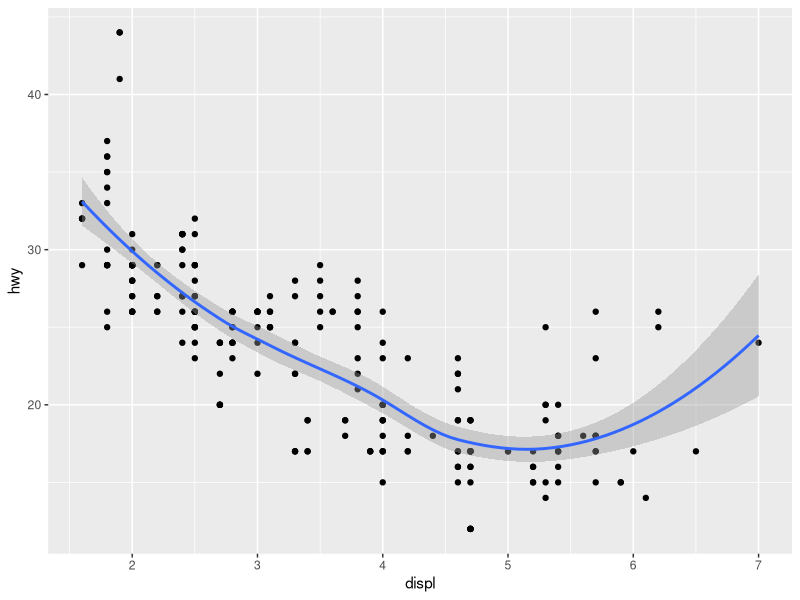
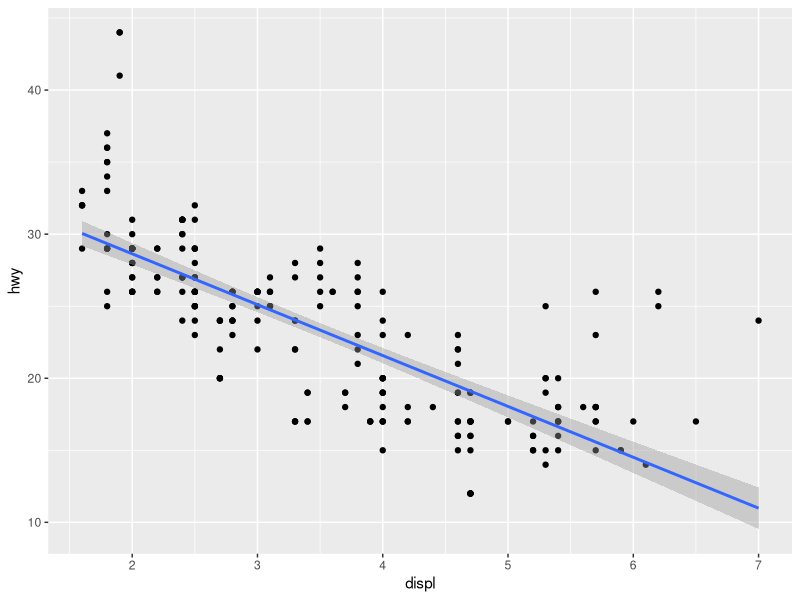
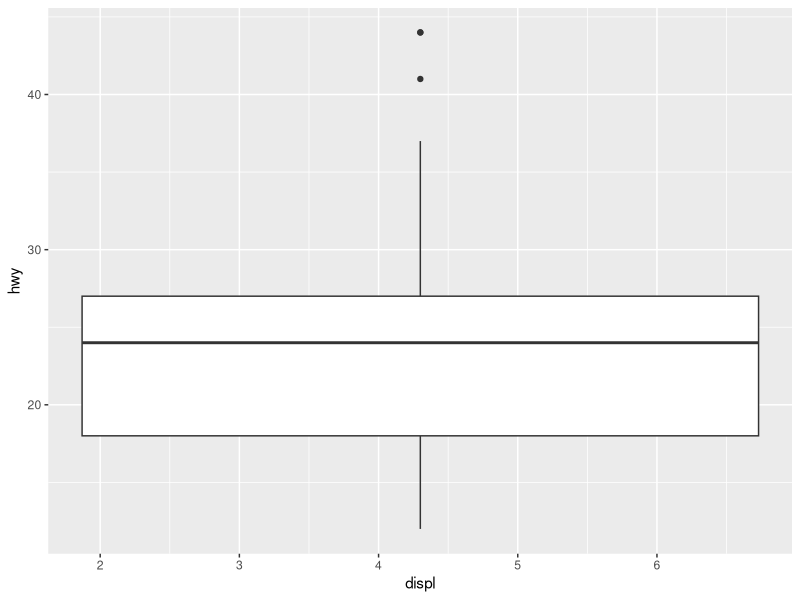
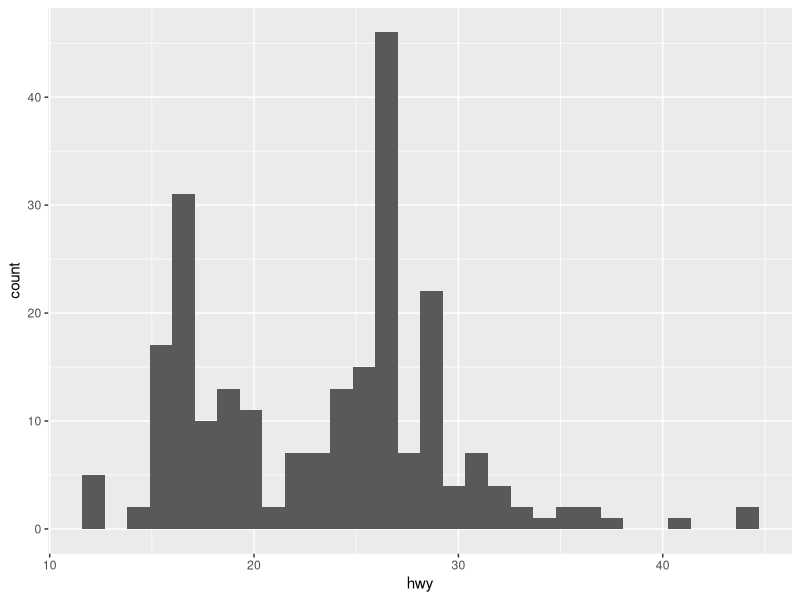
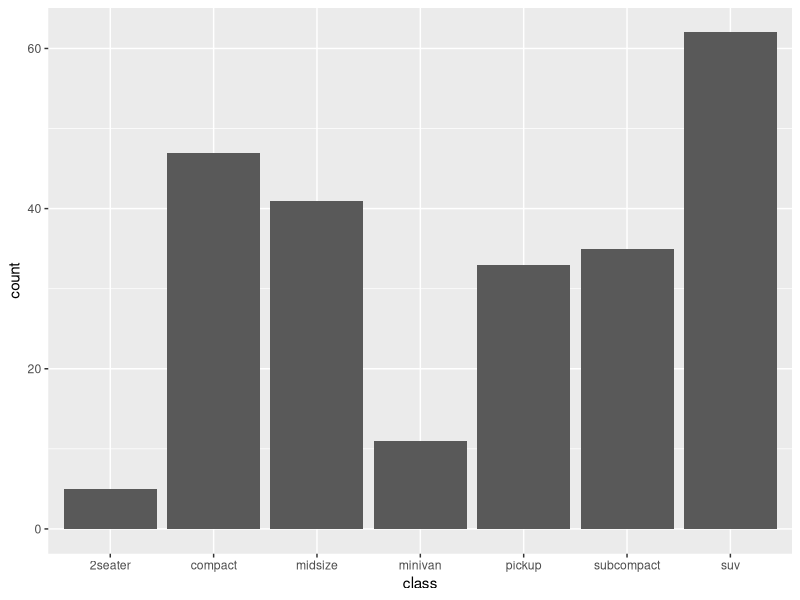
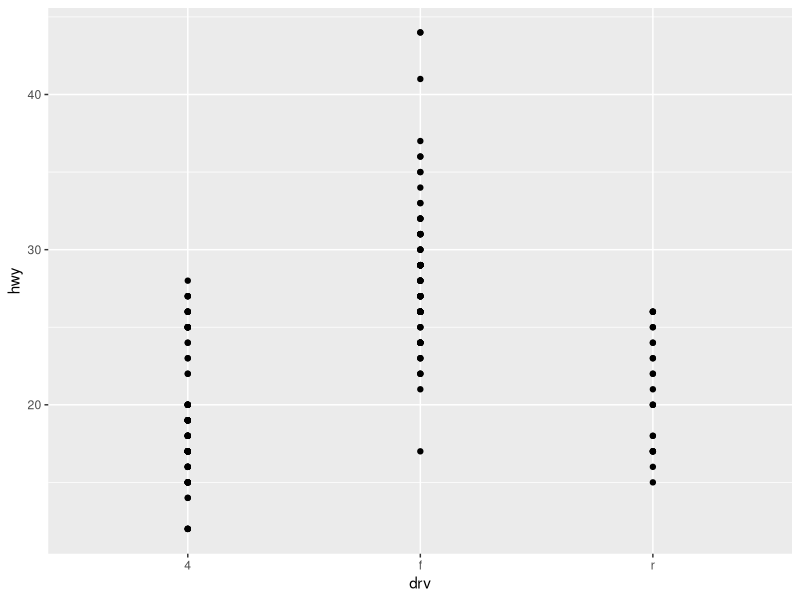
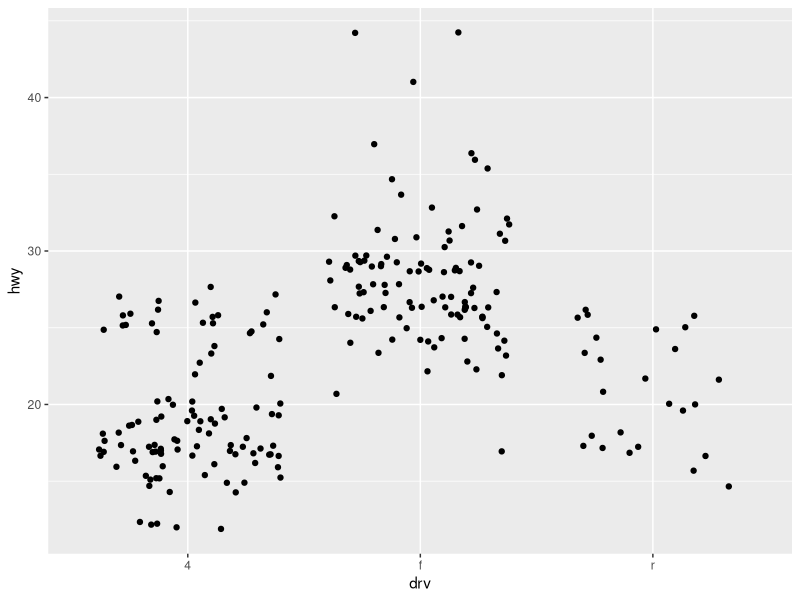
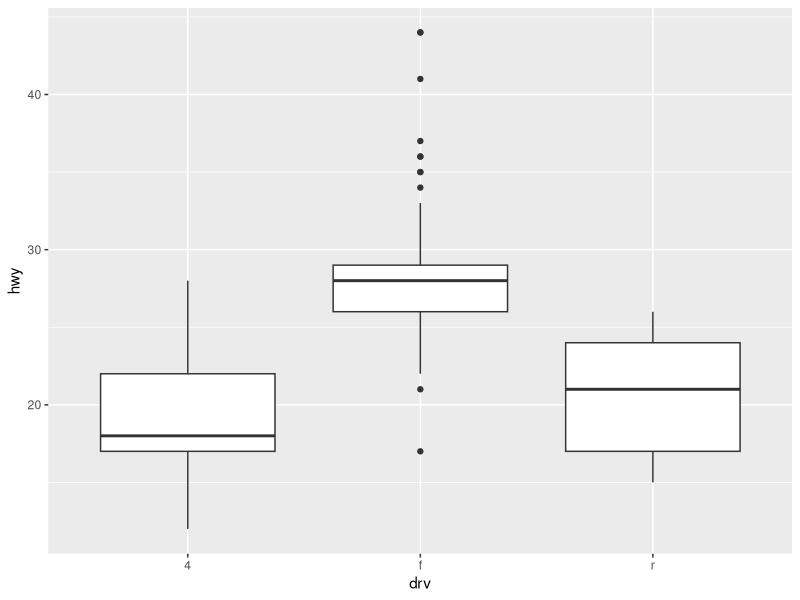

Here is the R script that generated these plots, in order:
# 20181106
rm(list=ls())

if (!require("ggplot2")) {      # If loading package fails,
  install.packages("ggplot2")   # download it from internet,
  stopifnot(require("ggplot2")) # and insist that it load.
}

# fuel economy data
dim(mpg)
head(mpg)

# geoms
ggplot(mpg, aes(displ, hwy)) + geom_point() + geom_smooth()
ggplot(mpg, aes(displ, hwy)) + geom_point() + geom_smooth(method="lm")
ggplot(mpg, aes(displ, hwy)) + geom_boxplot()
ggplot(mpg, aes(hwy)) + geom_histogram()
ggplot(mpg, aes(class)) + geom_bar() # categorical variable

# boxplots and jittered points
ggplot(mpg, aes(drv, hwy)) + geom_point() # repeated points overplotted, e.g. table(mpg$hwy)
ggplot(mpg, aes(drv, hwy)) + geom_jitter()
ggplot(mpg, aes(drv, hwy)) + geom_boxplot()
ggplot(mpg, aes(drv, hwy)) + geom_violin()

# histograms and frequency polygons
ggplot(mpg, aes(hwy)) + geom_histogram()
ggplot(mpg, aes(hwy)) + geom_freqpoly()
ggplot(mpg, aes(hwy)) + geom_freqpoly(binwidth = 1)
ggplot(mpg, aes(displ)) + geom_freqpoly(binwidth = 0.5)

# ... map categorical variable to fill (geom_histogram()) or colour
# ... (geom_freqpoly())
ggplot(mpg, aes(displ, colour = drv)) + geom_freqpoly(binwidth = 0.5)
ggplot(mpg, aes(displ, fill = drv)) + geom_histogram(binwidth = 0.5)

# bar charts (categorical variable)
ggplot(mpg, aes(manufacturer)) + geom_bar() # for unsummarized data
drugs <- data.frame(drug = c("a", "b", "c"),
                    effect = c(4.2, 9.7, 6.1)
)
ggplot(drugs, aes(drug, effect)) + geom_bar(stat = "identity") # for summarized data

# time series
ggplot(economics, aes(date, unemploy / pop)) + geom_line()
ggplot(economics, aes(date, uempmed)) + geom_line()

# output: note next line doesn't display anything:
g = ggplot(mpg, aes(cty, hwy)) + geom_point()
# to see it, call print():
print(g) # or just g

# save to file
ggsave("plot.png", width=5, height=5)

# qplot for quick plots (with syntax more like base graphics)
qplot(displ, hwy, data = mpg)
qplot(displ, hwy, colour = class, data = mpg)
qplot(displ, data = mpg)
